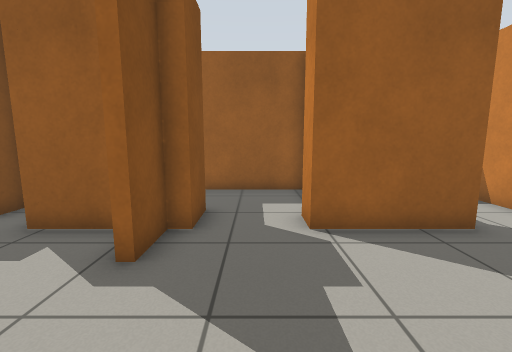
view 1 (above)

17 first-person views from a walk through a robot-simulator world made for Gazebo. The camera is 0.94 m above the floor, tilts 8° down and sees 90° across. Floor lines are 1 m apart. The floor is counted in squares, 0.5 m on a side. Each view is taken from the middle of a square. On the plan, view 1 faces up. The plan holds only what a view shows up to about 15 squares ahead; the rest is blank.

view 2
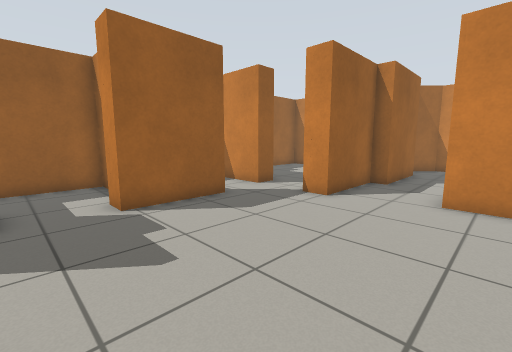

view 3
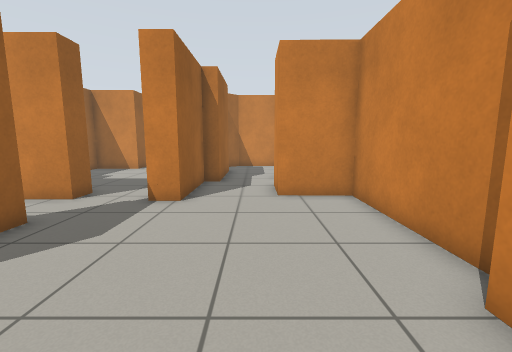

view 4
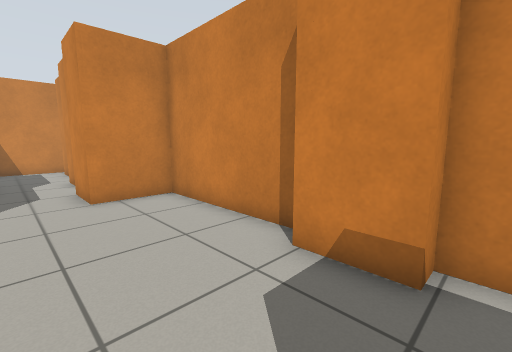

view 5
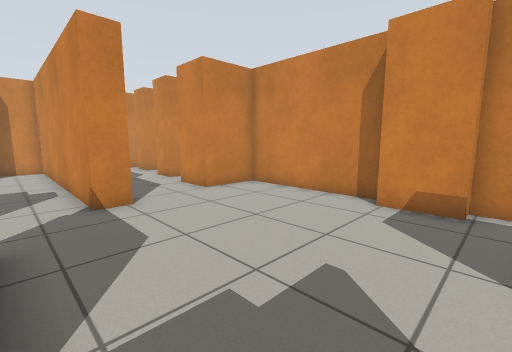

view 6
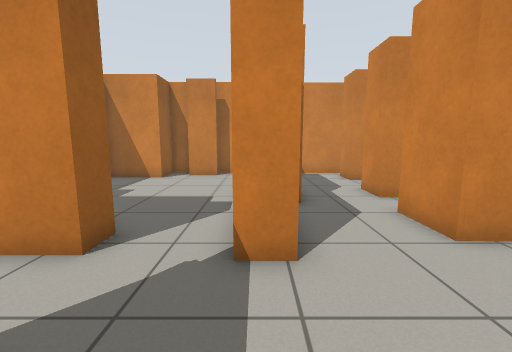

view 7
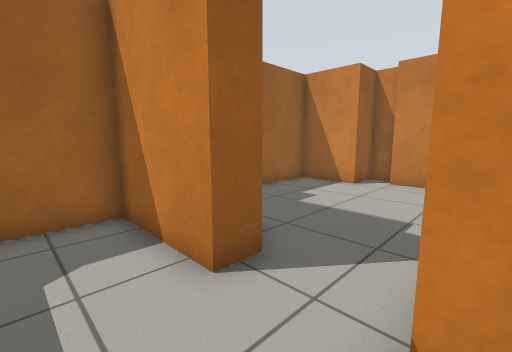

view 8
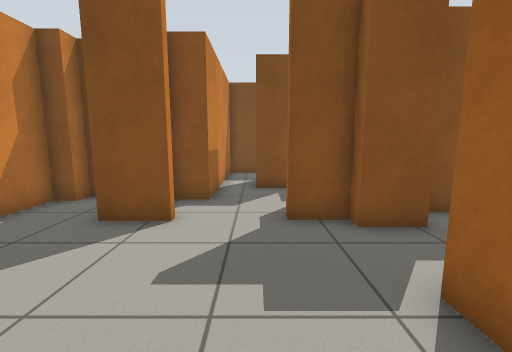

view 9
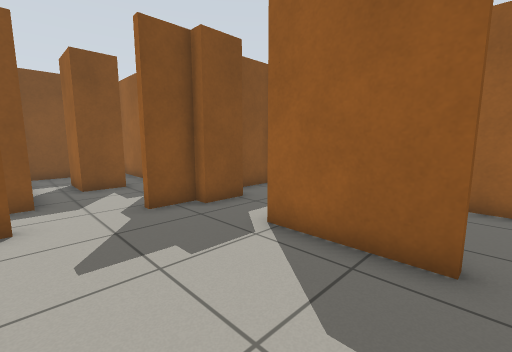

view 10
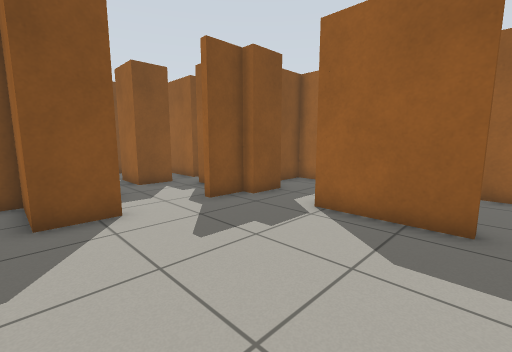

view 11
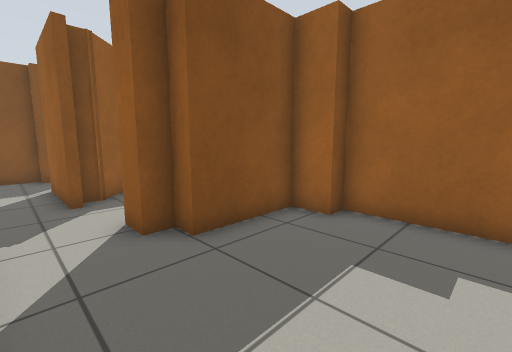

view 12
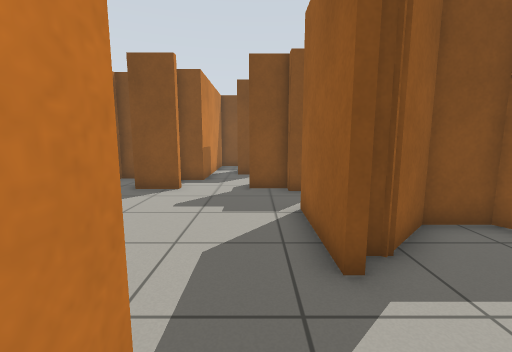

view 13
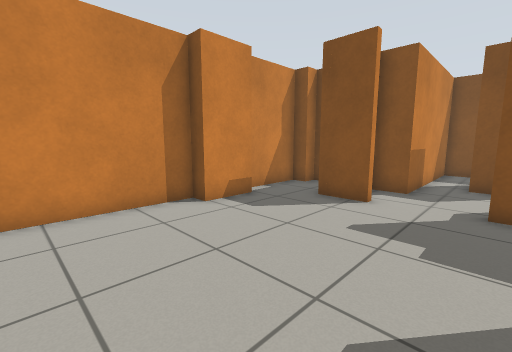

view 14
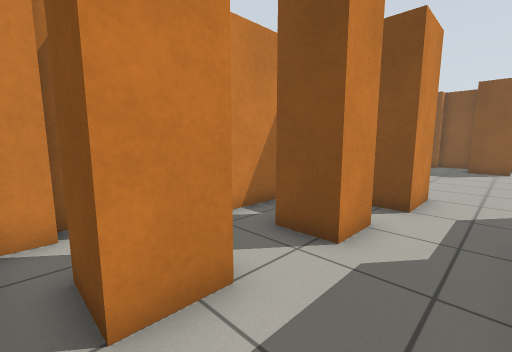

view 15
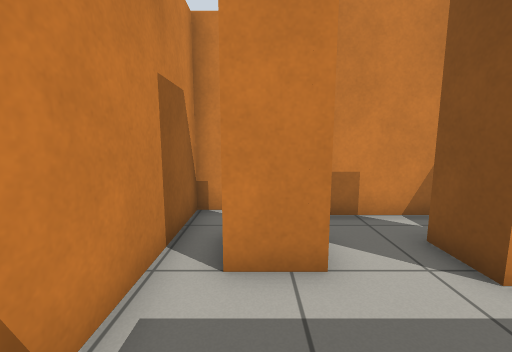

view 16
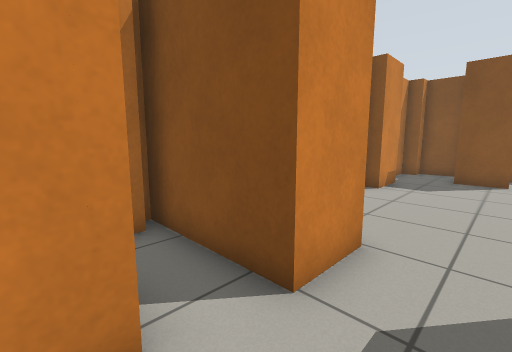

view 17
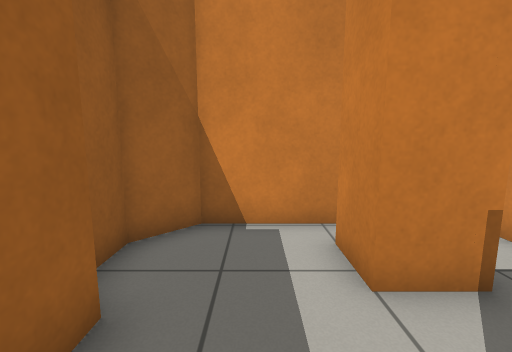

### Floor plan
Points are (right, up) in squares from view 1. A wall is a line through its corners. A room is listed if a view was taken in it or the views show most of it. See-through windows are left out.
Room 1 (views 1, 2, 3, 4, 5, 6, 7, 8, 9, 10, 12, 13)
walls: (-1.9, 1.1) (-1.9, -0.7) (-4.5, -0.7) (-4.5, -2.6) (-3.8, -2.6) (-3.8, -3.3) (-0.4, -3.3) (-0.4, -2.6) (1.6, -2.6) (1.6, -3.3) (7.5, -3.3) (7.6, -0.8); (4.6, 5.6) (4.6, 5.2) (1.2, 5.2) (1.2, 6.3); (6.8, 2.3) (6.8, 3.4) (8.5, 3.4); (-1.9, 5.2) (-1.9, 3.7) (-2.2, 3.7); (-1.4, 6.7) (-1.4, 5.2); (1.9, 8.9) (1.9, 9.6) (-2.5, 9.6) (-2.5, 7.5); (8, 5.8) (7, 5.8) (7, 9.6) (4.2, 9.6); (2.5, 9.4) (2.5, 7.7) (4, 6.2) (4, 5.6); (8.7, 6.6) (8, 6.6)
ways out: opening at (7.5, 4.5) to room 2; opening at (8.5, 1) to room 3; opening at (-2, 2.5) to room 4
Room 2 (view 11)
walls: (16.7, 5) (16.7, 6.6); (17.6, 6.8) (17.6, 7.7) (15.8, 7.7) (15.8, 10.5) (9.9, 10.5) (9.9, 9.8) (8.7, 9.8) (8.7, 6.6); (8, 6.6) (8, 5.8); (8.5, 3.4) (17.6, 3.4) (17.6, 5.3)
ways out: opening at (7.5, 4.5) to room 1
Room 3 (views 14, 15, 16, 17)
walls: (11.3, -1.8) (11.3, -1.1) (12.8, -1.1) (12.8, -2.6); (15, -3) (15, -1.5) (16.5, -1.5) (16.5, -3); (14.5, 1.6) (10.5, 1.6) (10.5, 2.3) (6.8, 2.3); (9.9, -4.2) (14.3, -4.2); (16.4, -4.7) (17.6, -4.7) (17.6, 1.2) (16.5, 2.3) (15.5, 2.3); (7.6, -0.8) (9.6, -0.8) (9.6, -5)
ways out: opening at (8.5, 1) to room 1
Room 4 (no view inside)
walls: (-5.9, 4.6) (-5.9, 3) (-8, 3); (-3, 5.2) (-4.9, 5.2); (-10.6, 3.9) (-10.6, 1.5) (-4, 1.5) (-4, 0.2)
ways out: opening at (-2, 2.5) to room 1; opening at (-9.5, 3.5); opening at (-5, 4)

Positions as (right, up) in squares from view 1, and headings:
1: (0, 0), facing up
2: (-1, -2), facing up-right
3: (-1, 0), facing right
4: (-1, 1), facing down-right
5: (-1, 5), facing down-right
6: (3, 3), facing right
7: (5, 3), facing up-right
8: (4, 3), facing left
9: (5, 1), facing up-left
10: (5, -1), facing up-left
11: (13, 4), facing up-left
12: (8, 4), facing left
13: (6, 4), facing down-left
14: (17, 1), facing down-left
15: (16, 2), facing down
16: (12, 1), facing down-left
17: (12, 0), facing right
